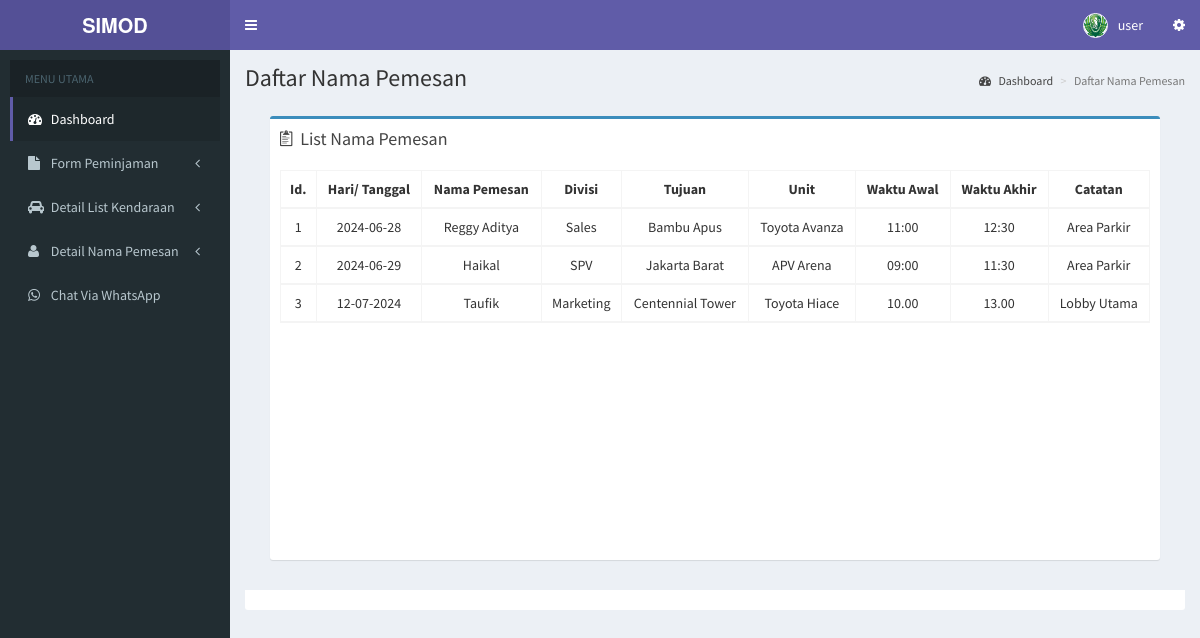
The page /user/customer.php (signed in) on the database its author committed.
### tables this page shows
CREATE TABLE `customer` (
  `id` int(11) NOT NULL,
  `namapemesan` varchar(200) NOT NULL,
  `no_telp` int(200) NOT NULL,
  `divisi` varchar(290) NOT NULL,
  `waktuawal` varchar(200) NOT NULL,
  `waktuakhir` varchar(200) NOT NULL,
  `haritgl` varchar(200) NOT NULL,
  `tujuan` varchar(200) NOT NULL,
  `area` varchar(200) NOT NULL,
  `tempatstandby` varchar(200) NOT NULL,
  `jumlahpenumpang` varchar(10) NOT NULL,
  `jenis` varchar(200) NOT NULL,
  `waktustandby` varchar(200) NOT NULL,
  `catatan` varchar(100) NOT NULL,
  `unit` varchar(100) NOT NULL
);

### user/customer.php (the view, shortened to what this page needs)
<!DOCTYPE html>
<html>
<?php include "head.php"; ?>
</head>
<body class="hold-transition skin-purple sidebar-mini">
  <div class="wrapper">
    <?php include "header.php"; ?>
    <?php include "menu.php"; ?>
    <div class="content-wrapper">
      <section class="content-header">
        <h1>
          Daftar Nama Pemesan
        </h1>
        <ol class="breadcrumb">
          <li><a href="index.php"><i class="fa fa-dashboard"></i> Dashboard</a></li>
          <li class="active">Daftar Nama Pemesan</li>
        </ol>
      </section>
      <section class="content">
        <div class="row">
          <section class="col-lg-12 connectedSortable">
            <div class="box-body">
              <section class="col-lg-12 connectedSortable">
                <div class="box box-primary">
                  <div class="box-header">
                    <i class="ion ion-clipboard"></i>
                    <h3 class="box-title">List Nama Pemesan</h3>
                  </div>
                  <div class="scroller box-body">
                    <table id="example" class="table table-responsive table-hover table-bordered">
                      <thead>
                        <tr>
                          <th>
                            <center>Id.</center>
                          </th>
                          <th>
                            <center>Hari/ Tanggal</center>
                          </th>
                          <th>
                            <center>Nama Pemesan</center>
                          </th>
                          <th>
                            <center>Divisi</center>
                          </th>
                          <th>
                            <center>Tujuan</center>
                          </th>
                          <th>
                            <center>Unit </center>
                          </th>
                          <th>
                            <center>Waktu Awal</center>
                          </th>
                          <th>
                            <center>Waktu Akhir</center>
                          </th>
                          <th>
                            <center>Catatan</center>
                          </th>
                        </tr>
                        <?php
                        $a = mysqli_query($koneksi, "SELECT * FROM customer");
                        $nomorgan = 1;
                        while ($rows = mysqli_fetch_array($a)) {
                          echo "
                                  <tr align=center>
                                  <td>" . $nomorgan . "</td>
                                  <td>" . $rows['haritgl'] . "</td>
                                  <td>" . $rows['namapemesan'] . "</td>
                                  <td>" . $rows['divisi'] . "</td>
                                  <td>" . $rows['tujuan'] . "</td>
                                  <td>" . $rows['unit'] . "</td>
                                  <td>" . $rows['waktuawal'] . "</td>
                                  <td>" . $rows['waktuakhir'] . "</td>
                                  <td>" . $rows['catatan'] . "</td>
                                </tr>";
                          $nomorgan++;
                        }
                        echo "</table>";
                        ?>
              </section>
            </div>
            <div class="box-footer clearfix no-border">
            </div>
        </div>
      </section>
    </div>
  </div>
</body>
</html>

### user/head.php (style rules this page uses)
.scroller { height: 400px; overflow-y: scroll; scrollbar-width: thin; }

### rows shown on the page
customer: haritgl "2024-06-28", namapemesan "Reggy Aditya", divisi "Sales", tujuan "Bambu Apus", unit "Toyota Avanza", waktuawal "11:00", waktuakhir "12:30", catatan "Area Parkir"
customer: haritgl "2024-06-29", namapemesan "Haikal", divisi "SPV", tujuan "Jakarta Barat", unit "APV Arena", waktuawal "09:00", waktuakhir "11:30", catatan "Area Parkir"
customer: haritgl "12-07-2024", namapemesan "Taufik", divisi "Marketing", tujuan "Centennial Tower", unit "Toyota Hiace", waktuawal "10.00", waktuakhir "13.00", catatan "Lobby Utama"

### other values the page prints
$_SESSION['fullname'] "user"
